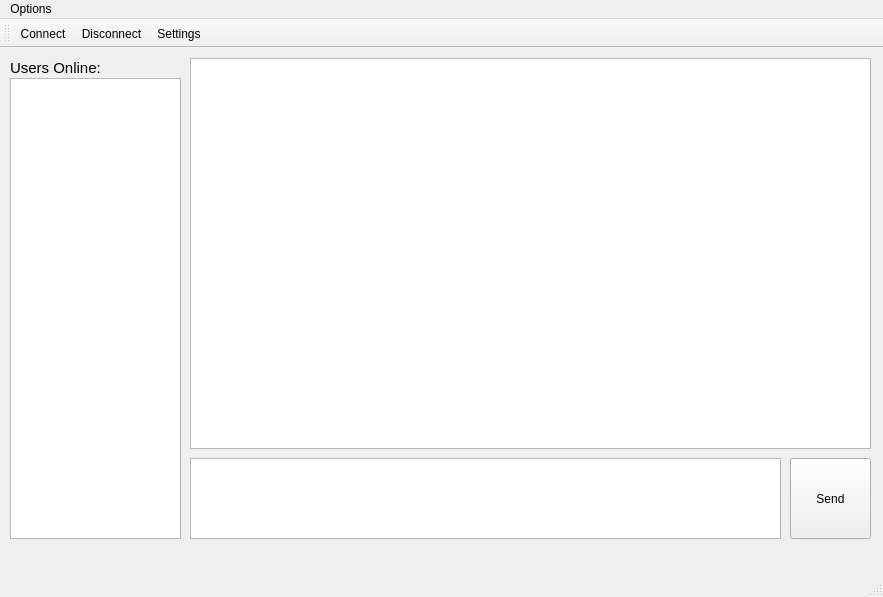
<?xml version="1.0" encoding="UTF-8"?>
<ui version="4.0">
 <class>MainWindow</class>
 <widget class="QMainWindow" name="MainWindow">
  <property name="geometry">
   <rect>
    <x>0</x>
    <y>0</y>
    <width>883</width>
    <height>597</height>
   </rect>
  </property>
  <property name="windowTitle">
   <string>MainWindow</string>
  </property>
  <widget class="QWidget" name="centralWidget">
   <widget class="QPushButton" name="pushButton">
    <property name="geometry">
     <rect>
      <x>790</x>
      <y>410</y>
      <width>81</width>
      <height>81</height>
     </rect>
    </property>
    <property name="layoutDirection">
     <enum>Qt::LeftToRight</enum>
    </property>
    <property name="autoFillBackground">
     <bool>false</bool>
    </property>
    <property name="text">
     <string>Send</string>
    </property>
   </widget>
   <widget class="QTextBrowser" name="textBrowser">
    <property name="geometry">
     <rect>
      <x>190</x>
      <y>10</y>
      <width>681</width>
      <height>391</height>
     </rect>
    </property>
   </widget>
   <widget class="QTextEdit" name="textEdit">
    <property name="geometry">
     <rect>
      <x>190</x>
      <y>410</y>
      <width>591</width>
      <height>81</height>
     </rect>
    </property>
    <property name="font">
     <font>
      <family>Comic Sans MS</family>
      <pointsize>11</pointsize>
     </font>
    </property>
    <property name="cursor" stdset="0">
     <cursorShape>IBeamCursor</cursorShape>
    </property>
    <property name="horizontalScrollBarPolicy">
     <enum>Qt::ScrollBarAlwaysOff</enum>
    </property>
    <property name="cursorWidth">
     <number>1</number>
    </property>
    <property name="placeholderText">
     <string/>
    </property>
   </widget>
   <widget class="QLabel" name="label">
    <property name="geometry">
     <rect>
      <x>10</x>
      <y>10</y>
      <width>131</width>
      <height>20</height>
     </rect>
    </property>
    <property name="font">
     <font>
      <pointsize>11</pointsize>
     </font>
    </property>
    <property name="text">
     <string>Users Online:</string>
    </property>
   </widget>
   <widget class="QListWidget" name="listWidget">
    <property name="geometry">
     <rect>
      <x>10</x>
      <y>30</y>
      <width>171</width>
      <height>461</height>
     </rect>
    </property>
    <property name="selectionMode">
     <enum>QAbstractItemView::NoSelection</enum>
    </property>
   </widget>
  </widget>
  <widget class="QToolBar" name="mainToolBar">
   <attribute name="toolBarArea">
    <enum>TopToolBarArea</enum>
   </attribute>
   <attribute name="toolBarBreak">
    <bool>false</bool>
   </attribute>
   <addaction name="actionConnect"/>
   <addaction name="actionDisconnect"/>
   <addaction name="actionSettings"/>
  </widget>
  <widget class="QStatusBar" name="statusBar"/>
  <widget class="QMenuBar" name="menuBar">
   <property name="geometry">
    <rect>
     <x>0</x>
     <y>0</y>
     <width>883</width>
     <height>27</height>
    </rect>
   </property>
   <widget class="QMenu" name="menuBanana">
    <property name="title">
     <string>Options</string>
    </property>
    <addaction name="separator"/>
    <addaction name="actionConnect"/>
    <addaction name="actionDisconnect"/>
    <addaction name="actionSettings"/>
   </widget>
   <addaction name="menuBanana"/>
  </widget>
  <action name="actionConnect">
   <property name="checkable">
    <bool>true</bool>
   </property>
   <property name="icon">
    <iconset resource="theactions.qrc">
     <normaloff>:/theIcons/theIcons/anohana_wallpaper_by_slydog0905-d4d02e7.png</normaloff>:/theIcons/theIcons/anohana_wallpaper_by_slydog0905-d4d02e7.png</iconset>
   </property>
   <property name="text">
    <string>Connect</string>
   </property>
  </action>
  <action name="actionDisconnect">
   <property name="icon">
    <iconset resource="theactions.qrc">
     <normaloff>:/theIcons/theIcons/bad_piggy_by_mikeinel-d5lz778.jpg</normaloff>:/theIcons/theIcons/bad_piggy_by_mikeinel-d5lz778.jpg</iconset>
   </property>
   <property name="text">
    <string>Disconnect</string>
   </property>
  </action>
  <action name="actionSettings">
   <property name="icon">
    <iconset resource="theactions.qrc">
     <normaloff>:/theIcons/theIcons/sandshrew_wallpaper_by_dragonsdenda-d5zmlri.jpg</normaloff>:/theIcons/theIcons/sandshrew_wallpaper_by_dragonsdenda-d5zmlri.jpg</iconset>
   </property>
   <property name="text">
    <string>Settings</string>
   </property>
  </action>
 </widget>
 <layoutdefault spacing="6" margin="11"/>
 <resources>
  <include location="theactions.qrc"/>
 </resources>
 <connections/>
</ui>
